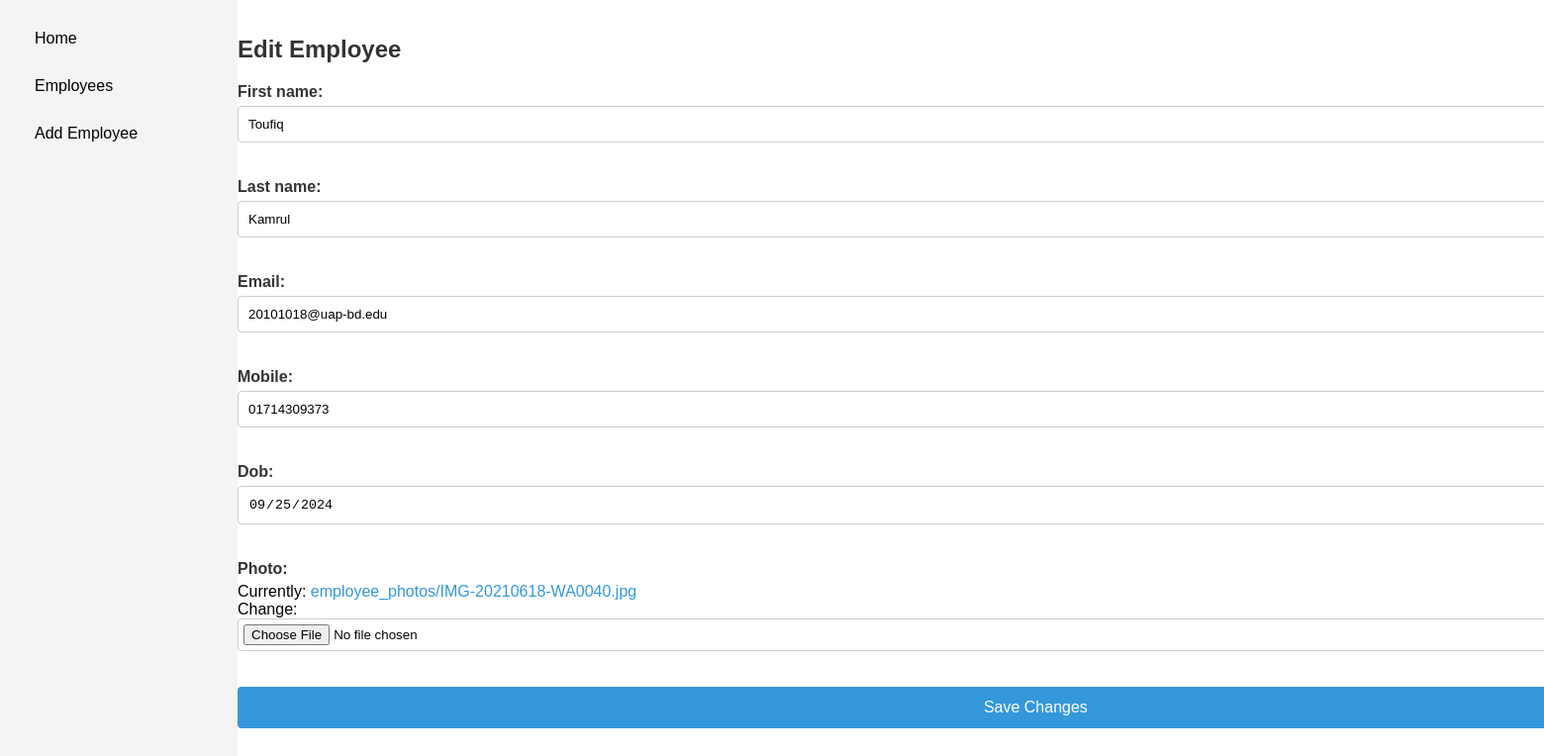
Screenshot of /edit/34/ with the database file from the repository.
### employees/models.py (models this page shows, shortened)
class Employee(models.Model):
    first_name = models.CharField(max_length=50)
    last_name = models.CharField(max_length=50)
    email = models.EmailField()
    mobile = models.CharField(max_length=15)
    dob = models.DateField()
    photo = models.ImageField(default='default.jpg', upload_to='employee_photos/')

### employees/views.py (the view)
# urls.py: path('edit/<int:pk>/', views.edit_employee, name='edit_employee'),
def edit_employee(request, pk):
    employee = get_object_or_404(Employee, pk=pk)
    if request.method == 'POST':
        form = EmployeeForm(request.POST, request.FILES, instance=employee)
        if form.is_valid():
            form.save()
            return redirect('employee_list')
    else:
        form = EmployeeForm(instance=employee)
    return render(request, 'edit_employee.html', {'form': form})

### employees/forms.py
class EmployeeForm(forms.ModelForm):
    class Meta:
        model = Employee
        fields = ['first_name', 'last_name', 'email', 'mobile', 'dob', 'photo']
        widgets = {
            'dob': forms.DateInput(attrs={'type': 'date'})
        }

### employees/templates/edit_employee.html (shortened to what this page needs)
{% extends 'base.html' %}
{% load static %}
{% block content %}
    <link rel="stylesheet" href="{% static 'css/edit_employee.css' %}">
        <h1>Edit Employee</h1>
        <form method="post" enctype="multipart/form-data">
            {{ form.as_p }}
            <button type="submit">Save Changes</button>
        </form>
{% endblock %}

### static/css/edit_employee.css (style rules this page uses)
body { margin: 0; padding: 0; font-family: Arial, sans-serif; background-color: white; }
h1 { font-size: 24px; color: #333; margin-bottom: 20px; text-align: left; }
a { color: #3498db; text-decoration: none; }
form input[type="text"], form input[type="email"], form input[type="date"], form input[type="file"], form button { width: 400%; padding: 10px; margin-bottom: 20px; border: 1px solid #ccc; border-radius: 4px; box-sizing: border-box; }
form label { font-weight: bold; margin-bottom: 5px; display: block; color: #333; }
form input[type="file"] { padding: 5px; }
form button { background-color: #3498db; color: white; border: none; padding: 12px 20px; cursor: pointer; font-size: 16px; border-radius: 4px; }

### employees/templates/base.html (style rules this page uses)
body { display: flex; margin: 0; font-family: Arial, sans-serif; }

### rows the page displays
Employee: first_name "Toufiq", last_name "Kamrul", email "20101018@uap-bd.edu", mobile "01714309373", dob "09/25/2024"
